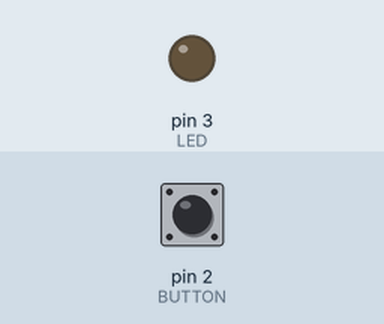
Simulated run of this sketch. Board: Arduino Uno, built with avr-gcc and run on an emulated ATmega328P. On the bench: output pins drawn as LEDs (lit = HIGH). The test bench sets the inputs (shaded band); at power-on: pin 2 (BUTTON) LOW.

Above: at 1.2 s.
1.3 s: pin 2 (BUTTON) pulled HIGH for 0.15 s
At 1.37 s:
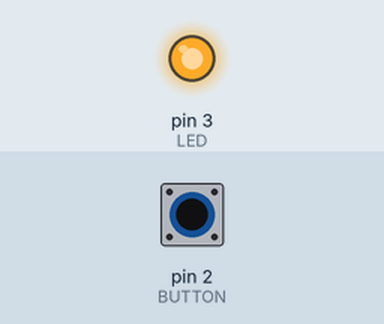
2.9 s: pin 2 (BUTTON) pulled HIGH for 3.2 s
At 7.3 s:
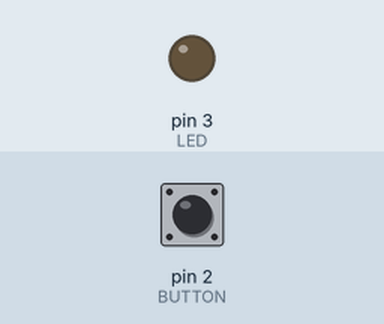
Timing chart, 0 to 8.8 s (numbered marks = the images above; inputs shaded):
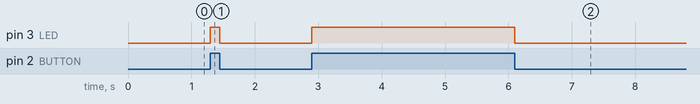

Measured:
- after the input at 1.3 s, pin 3 (LED): LOW → HIGH at once, → LOW 0.15 s later
- after the input at 2.9 s, pin 3 (LED): LOW → HIGH at once, → LOW 3.2 s later

The sketch:

ButtonLed1.ino
```cpp
// Esempio 01: accendi il led appena è premuto il pulsante

#define LED 3                // LED collegato al pin digitale 13
#define BUTTON 2              // pin di input dove è collegato il pulsante
int  val = 0;                 // si userà val per conservare lo stato del pin di input

void setup() {
  pinMode(LED, OUTPUT);       // imposta il pin digitale come output
  pinMode(BUTTON, INPUT);     // imposta il pin digitale come input
}

void loop() {
  val = digitalRead(BUTTON);  // legge il valore dell'input e lo conserva

  // controlla che l'input sia HIGH (pulsante premuto)
  if (val == HIGH) {
    digitalWrite(LED, HIGH);  //accende il led
  }
  else {
    digitalWrite(LED, LOW);   //spegne il led
  }
}
```
